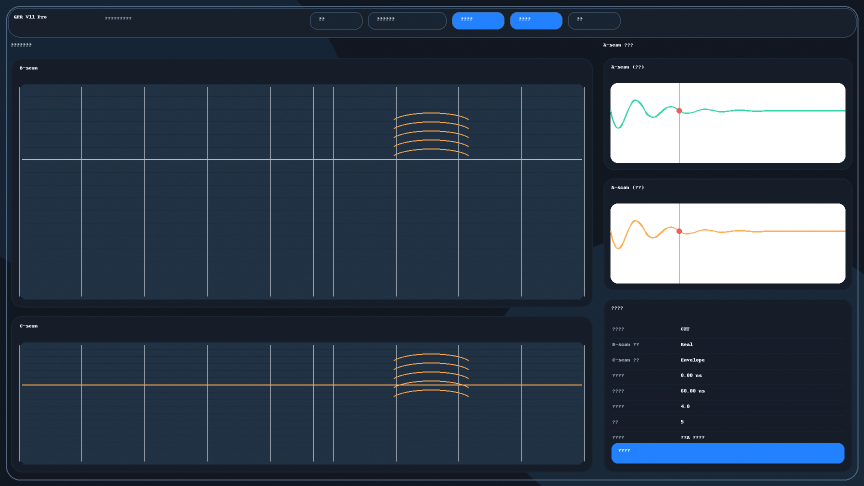
#> input picture design_options/ui_style_option_1.png, 1728 x 972 px (shown at 1/2 size); its folder holds only this picture in this run
$ python -i external.py   (imports and definitions only)
#> lines starting #> are read from the running program, lines starting #| are printed output that depends on the picture
from __future__ import annotations

import math
from typing import Tuple

import numpy as np
import pywt
from scipy import ndimage, signal
from scipy.linalg import toeplitz

from .core import soft_threshold


# [260 lines left out: functions kw_czt, isdft_soft_phys, build_isdft_soft_phys_operator, apply_isdft_soft_phys_operator, correct_direct_wave, estimate_direct_wave_tau_base and 2 more, not called in this run]


def gpr_cs_wavelet_tv(
    img_in: np.ndarray, lambda_: float = 0.02, niter: int = 50
) -> np.ndarray:
    x = np.asarray(np.real(img_in), dtype=float).copy()
    y = x.copy()
    tau = 0.6
    for iteration in range(max(1, int(niter))):
        x = x - tau * (x - y)
        x = _wavelet2_adaptive_enhance_sub(x, lambda_, "sym4", 3)
        x = _tv_denoise_depth_weighted_sub(x, lambda_, 1)
        if (iteration + 1) % 5 == 0:
            x = ndimage.gaussian_filter(x, sigma=0.2)
    return x


# [73 lines left out: functions _center_scale, _fit_linear_phase_batch, _run_deconvolution_window, not called in this run]


def _wavelet2_adaptive_enhance_sub(
    img_in: np.ndarray, lambda_: float, wname: str, level: int
) -> np.ndarray:
    try:
        coeffs = pywt.wavedec2(img_in, wavelet=wname, level=level)
        approx = coeffs[0]
        details = coeffs[1:]
        flat_hf = np.concatenate([np.ravel(c) for detail in details for c in detail])
        if flat_hf.size == 0:
            return img_in
        sigma_hat = np.median(np.abs(flat_hf)) / 0.6745 + np.finfo(float).eps
        thr = lambda_ * sigma_hat * np.sqrt(2.0 * np.log(flat_hf.size))
        new_details = []
        for cH, cV, cD in details:
            new_details.append(
                (
                    pywt.threshold(cH, thr, mode="soft"),
                    pywt.threshold(cV, thr, mode="soft"),
                    pywt.threshold(cD, thr, mode="soft"),
                )
            )
        img_out = pywt.waverec2([approx] + new_details, wavelet=wname)
        return ndimage.gaussian_filter(img_out, sigma=0.2)
    except Exception:
        return img_in


def _tv_denoise_depth_weighted_sub(
    f: np.ndarray, lambda_: float, niter: int
) -> np.ndarray:
    u = np.array(f, copy=True)
    nr, nc = f.shape
    z = np.linspace(0.0, 1.0, nr)
    wz = np.ones(nr)
    wz[z < 0.35] = 0.85
    wz[(z >= 0.35) & (z < 0.7)] = 1.0
    wz[z >= 0.7] = 1.15
    W = np.repeat(wz[:, None], nc, axis=1)
    for _ in range(max(1, niter)):
        ux = np.zeros((nr, nc))
        uy = np.zeros((nr, nc))
        ux[:, :-1] = np.diff(u, axis=1)
        uy[:-1, :] = np.diff(u, axis=0)
        normu = np.sqrt(ux**2 + uy**2 + 1e-6)
        px = W * (ux / normu)
        py = W * (uy / normu)
        div_p = np.zeros((nr, nc))
        div_p[:, 0] = px[:, 0]
        div_p[:, 1:-1] = px[:, 1:-1] - px[:, :-2]
        div_p[:, -1] = -px[:, -2]
        div_p[0, :] += py[0, :]
        div_p[1:-1, :] += py[1:-1, :] - py[:-2, :]
        div_p[-1, :] -= py[-2, :]
        u = u + 0.02 * (div_p - lambda_ * (u - f))
    u_s = ndimage.gaussian_filter(u, sigma=0.25)
    alpha = np.zeros(nr)
    alpha[z >= 0.75] = 0.25
    return (1.0 - alpha[:, None]) * u + alpha[:, None] * u_s

>>> import cv2
>>> picture = cv2.imread('../../design_options/ui_style_option_1.png', cv2.IMREAD_GRAYSCALE)
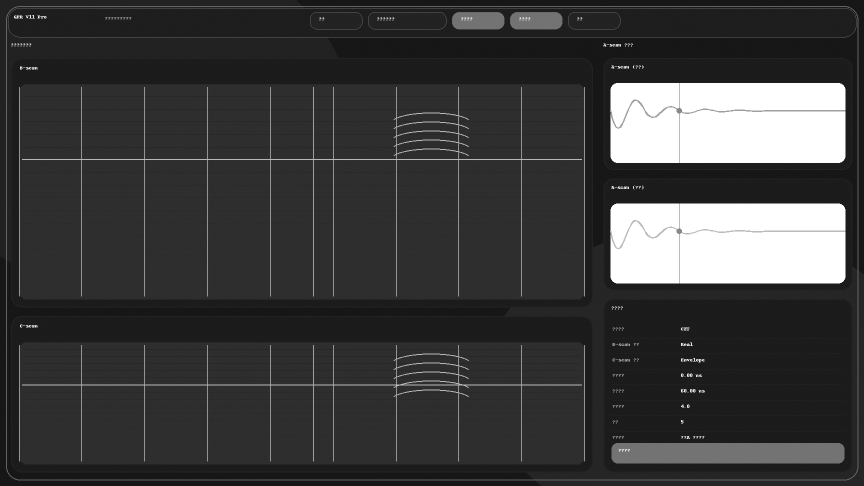
#> picture: shape (972, 1728) (shown at 1/2 size); min 19, max 255, mean 59.8
>>> result = gpr_cs_wavelet_tv(picture)
#> the loop in gpr_cs_wavelet_tv, `for iteration in range(max(1, int(niter))):` made 50 passes
#> (sigma_hat in _wavelet2_adaptive_enhance_sub, thr in _wavelet2_adaptive_enhance_sub) on passes 1 to 12: (0.925, 0.099), (0.853, 0.0914), (0.829, 0.0888), (0.821, 0.088), (0.819, 0.0877), (0.818, 0.0876), (0.817, 0.0875), (0.817, 0.0875), (0.817, 0.0875), (0.817, 0.0875), (0.817, 0.0875), (0.817, 0.0875)
#> pass 1, in _wavelet2_adaptive_enhance_sub, `approx = coeffs[0]`:
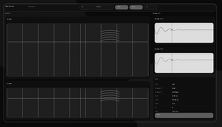
#> approx: shape (127, 222) float64; min 88.34, max 2339.7, mean 460.7; drawn with min black and max white
